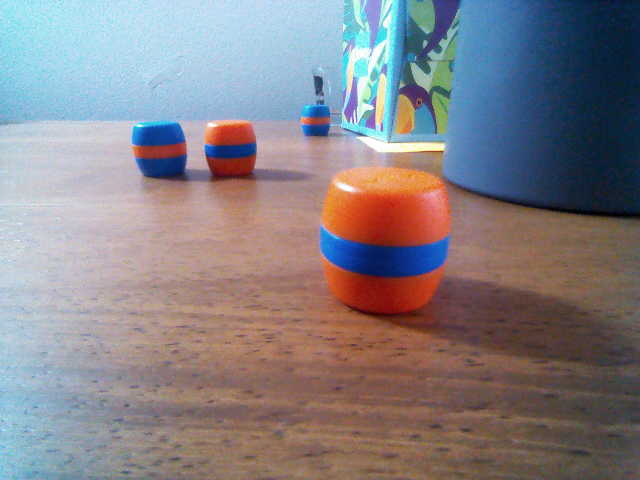
#> input picture color_data/4A8B_atcool_wood_core_01.png, 640 x 480 px; its folder holds only this picture in this run
$ python grid.py
#> lines starting #> are read from the running program, lines starting #| are printed output that depends on the picture
import cv2,numpy as np,glob,os,json
D='/home/claude/cd/color_data/'
files=sorted(glob.glob(D+'4A8B_*_wood_core_01.png'))
rows=[]
def st(px):
    hsv=cv2.cvtColor(px,cv2.COLOR_BGR2HSV).reshape(-1,3).astype(float)
    lab=cv2.cvtColor(px,cv2.COLOR_BGR2LAB).reshape(-1,3).astype(float)
    h=hsv[:,0].copy(); h[h>150]-=180
    return dict(H=np.median(h),S=np.median(hsv[:,1]),V=np.median(hsv[:,2]),a=np.median(lab[:,1])-128,b=np.median(lab[:,2])-128,L=np.median(lab[:,0])*100/255)
for f in files:
    name=os.path.basename(f)[5:-18]; im=cv2.imread(f); hsv=cv2.cvtColor(im,cv2.COLOR_BGR2HSV)
#> further down, im is the input picture: shape (480, 640, 3); mean B, G, R 134, 128.8, 133.8
#> after `hsv = cv2.cvtColor(im, cv2.COLOR_BGR2HSV)`: hsv: shape (480, 640, 3); mean H, S, V 67.9, 91.1, 160.2
    x0,x1=(320,360) if name=='upcool' else (360,400)
    band=hsv[150:400,x0:x1]; blue=((band[:,:,0]>95)&(band[:,:,0]<130)&(band[:,:,1]>80)).mean(1)
#> after `band = hsv[150:400, x0:x1]`: band: shape (250, 40, 3); mean H, S, V 29.8, 172.5, 152.7
#> after `blue = ((band[:, :, 0] > 95) & (band[:, :, 0] < 130) & (band[:, :, 1] `: blue = 250 values, max 1 at index 97, min 0 at index 0, mean 0.119
    r=np.where(blue>0.6)[0]; y0,y1=150+r.min(),150+r.max()
#> after `r = np.where(blue > 0.6)[0]`: r = 28 values from 97 to 124
#> after `y0, y1 = (150 + r.min(), 150 + r.max())`: y0 = 247; y1 = 274
    o=np.vstack([im[y0-28:y0-8,x0:x1].reshape(-1,3),im[y1+8:y1+28,x0:x1].reshape(-1,3)])[None]
#> o = 1600 rows, first 8: [23, 56, 196], [23, 56, 196], [24, 54, 195], [22, 52, 193], [23, 51, 192], [21, 49, 190], [21, 48, 189], [23, 48, 188]
    s=im[y0+2:y1-1,x0:x1]; w=im[400:470,20:200]
#> after `s = im[y0 + 2:y1 - 1, x0:x1]`:
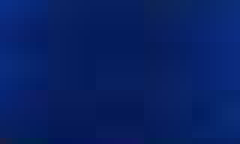
#> s: shape (24, 40, 3) (shown 6 times larger); mean B, G, R 100.1, 32.6, 7.4
#> after `w = im[400:470, 20:200]`:
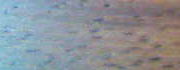
#> w: shape (70, 180, 3); mean B, G, R 151.2, 145.1, 139.4
    mean=im.reshape(-1,3).mean(0)[::-1]
#> mean = [133.8, 128.8, 134]
    rows.append(dict(light=name,orange=st(o),stripe=st(s),wood=st(w),meanRGB=mean.round(0).tolist()))
#> in st, `hsv=cv2.cvtColor(px,cv2.COLOR_BGR2HSV).reshape(-1,3).astype(float)`: hsv = 1600 rows, first 8: [6, 225, 196], [6, 225, 196], [5, 224, 195], [5, 226, 193], [5, 224, 192], [5, 227, 190], [5, 227, 189], [5, 224, 188]
#> in st, `lab=cv2.cvtColor(px,cv2.COLOR_BGR2LAB).reshape(-1,3).astype(float)`: lab = 1600 rows, first 8: [115, 182, 178], [115, 182, 178], [114, 182, 177], [112, 182, 177], [112, 183, 177], [110, 183, 176], [109, 183, 176], [109, 182, 175]
#> in st, `h = hsv[:, 0].copy()`: h = 1600 values, max 6 at index 0, min 0 at index 945, mean 2.89
#> in st (call 2), `hsv=cv2.cvtColor(px,cv2.COLOR_BGR2HSV).reshape(-1,3).astype(float)`: hsv = 960 rows, first 8: [111, 238, 135], [111, 236, 134], [111, 235, 129], [111, 239, 127], [111, 236, 123], [111, 240, 121], [111, 242, 118], [112, 235, 114]
#> in st (call 2), `lab=cv2.cvtColor(px,cv2.COLOR_BGR2LAB).reshape(-1,3).astype(float)`: lab = 960 rows, first 8: [58, 154, 75], [58, 153, 76], [56, 152, 78], [54, 153, 78], [53, 151, 79], [51, 152, 79], [49, 151, 80], [48, 150, 82]
json.dump(rows,open('grid_stats.json','w'),indent=1,default=float)
print(f"{'light':9s} | orange H/S/V   a*  b* | blue-stripe H/S/V  a*  b* | wood H/S/V  a*  b* | image mean RGB")
for r in rows:
    o,s,w=r['orange'],r['stripe'],r['wood']
    print(f"{r['light']:9s} | {o['H']:4.0f}{o['S']:4.0f}{o['V']:4.0f} {o['a']:4.0f}{o['b']:4.0f} | {s['H']:4.0f}{s['S']:4.0f}{s['V']:4.0f} {s['a']:4.0f}{s['b']:4.0f} | {w['H']:4.0f}{w['S']:4.0f}{w['V']:4.0f} {w['a']:4.0f}{w['b']:4.0f} | {r['meanRGB']}")
#> this loop made 1 pass
#> (o, s, w) on pass 1: ({'H': 2, 'S': 227, 'V': 146, 'a': 47, 'b': 38, 'L': 32.16}, {'H': 112, 'S': 236, 'V': 96, 'a': 20, 'b': -41, 'L': 14.9}, {'H': 98, 'S': 42, 'V': 155, 'a': 0, 'b': -4, 'L': 60})
#| atcoo     |    2 227 146   47  38 |  112 236  96   20 -41 |   98  42 155    0  -4 | [134.0, 129.0, 134.0]

$ run again, on color_data/4A8B_awaymid_wood_core_01.png
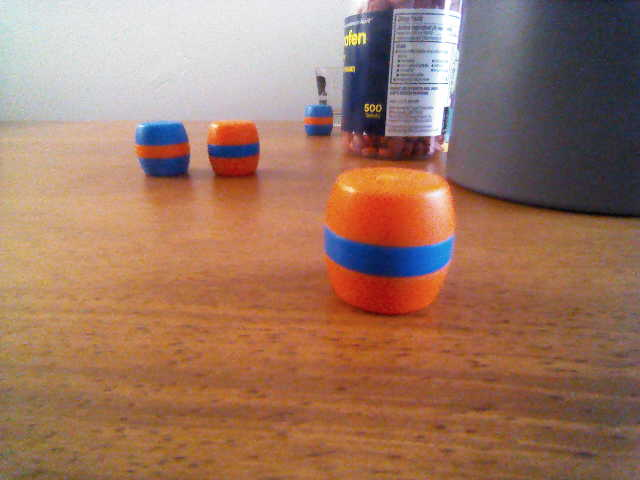
#> input picture color_data/4A8B_awaymid_wood_core_01.png, 640 x 480 px
#> im is the input picture: shape (480, 640, 3); mean B, G, R 99.1, 119.3, 157.8
#> band: shape (250, 40, 3); mean H, S, V 22.9, 204.5, 166.1
#> blue = 250 values, max 1 at index 98, min 0 at index 0, mean 0.112
#> r = 27 values from 97 to 123
#> y0 = 247; y1 = 273
#> `o=np.vstack([im[y0-28:y0-8,x0:x1].reshape(-1,3),im[y1+8:y1+28,x0:x1].r..`: o = 1600 rows, first 8: [16, 53, 205], [17, 54, 206], [21, 55, 209], [22, 56, 210], [24, 55, 212], [24, 55, 212], [23, 53, 212], [23, 52, 210]
#> `s = im[y0 + 2:y1 - 1, x0:x1]`:
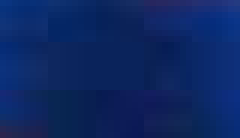
#> s: shape (23, 40, 3) (shown 6 times larger); mean B, G, R 99, 38.6, 12.5
#> `w = im[400:470, 20:200]`:
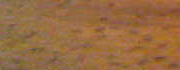
#> w: shape (70, 180, 3); mean B, G, R 66.1, 106.5, 150.3
#> mean = [157.8, 119.3, 99.14]
#> in st, `hsv=cv2.cvtColor(px,cv2.COLOR_BGR2HSV).reshape(-1,3).astype(float)`: hsv = 1600 rows, first 8: [6, 235, 205], [6, 234, 206], [5, 229, 209], [5, 228, 210], [5, 226, 212], [5, 226, 212], [5, 227, 212], [5, 227, 210]
#> lab = 1600 rows, first 8: [119, 186, 182], [119, 186, 182], [121, 186, 181], [122, 186, 181], [123, 187, 181], [123, 187, 181], [122, 188, 181], [121, 188, 181]
#> h = 1600 values, max 6 at index 0, min 0 at index 1425, mean 3.27
#> in st (call 2), `hsv=cv2.cvtColor(px,cv2.COLOR_BGR2HSV).reshape(-1,3).astype(float)`: hsv = 920 rows, first 8: [109, 235, 129], [109, 235, 128], [109, 238, 122], [109, 238, 120], [109, 240, 119], [109, 238, 120], [110, 236, 118], [110, 231, 118]
#> lab = 920 rows, first 8: [63, 146, 82], [61, 147, 81], [58, 145, 83], [56, 145, 83], [55, 146, 83], [56, 145, 83], [55, 146, 84], [56, 145, 84]
#> the loop `for r in rows:` made 1 pass
#> (o, s, w) on pass 1: ({'H': 3, 'S': 228, 'V': 180, 'a': 55, 'b': 45, 'L': 39.61}, {'H': 111, 'S': 227, 'V': 95, 'a': 16, 'b': -37, 'L': 17.06}, {'H': 14, 'S': 142, 'V': 150, 'a': 13, 'b': 29, 'L': 49.02})
#> (printed output is left out)

$ run again, on color_data/4A8B_upcool_wood_core_01.png
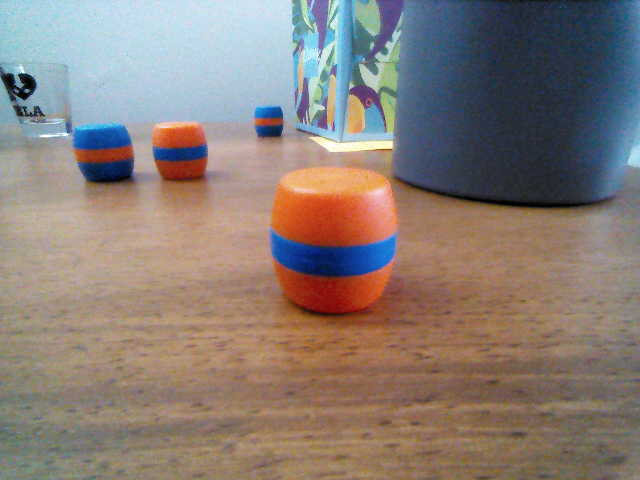
#> input picture color_data/4A8B_upcool_wood_core_01.png, 640 x 480 px
#> im is the input picture: shape (480, 640, 3); mean B, G, R 118.8, 125.2, 137.2
#> band: shape (250, 40, 3); mean H, S, V 28.4, 137.7, 176.8
#> blue = 250 values, max 0.9 at index 96, min 0 at index 0, mean 0.096
#> r = 22 values from 94 to 115
#> y0 = 244; y1 = 265
#> `o=np.vstack([im[y0-28:y0-8,x0:x1].reshape(-1,3),im[y1+8:y1+28,x0:x1].r..`: o = 1600 rows, first 8: [72, 100, 218], [76, 100, 219], [82, 102, 219], [87, 104, 221], [91, 106, 222], [97, 107, 224], [99, 109, 226], [98, 111, 227]
#> `w = im[400:470, 20:200]`:
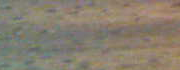
#> w: shape (70, 180, 3); mean B, G, R 111.3, 126.6, 135.7
#> mean = [137.2, 125.2, 118.8]
#> in st, `hsv=cv2.cvtColor(px,cv2.COLOR_BGR2HSV).reshape(-1,3).astype(float)`: hsv = 1600 rows, first 8: [6, 171, 218], [5, 166, 219], [4, 160, 219], [4, 155, 221], [3, 150, 222], [2, 145, 224], [2, 143, 226], [3, 145, 227]
#> lab = 1600 rows, first 8: [144, 172, 166], [145, 173, 164], [146, 172, 161], [148, 173, 159], [149, 172, 158], [151, 173, 155], [153, 173, 155], [154, 172, 156]
#> h = 1600 values, max 179 at index 848, min 0 at index 262, mean 15.47
#> in st (call 2), `hsv=cv2.cvtColor(px,cv2.COLOR_BGR2HSV).reshape(-1,3).astype(float)`: hsv = 720 rows, first 8: [112, 173, 149], [112, 176, 155], [111, 184, 161], [111, 185, 167], [110, 190, 172], [110, 193, 176], [110, 197, 175], [109, 207, 180]
#> lab = 720 rows, first 8: [85, 144, 84], [88, 144, 82], [91, 144, 80], [95, 144, 79], [97, 144, 78], [99, 145, 76], [98, 144, 76], [100, 144, 75]
#> the loop `for r in rows:` made 1 pass
#> (o, w) on pass 1: ({'H': 7, 'S': 153, 'V': 208, 'a': 37, 'b': 34, 'L': 55.29}, {'H': 19, 'S': 47, 'V': 137, 'a': 1, 'b': 9, 'L': 53.33})
#> (printed output is left out)
